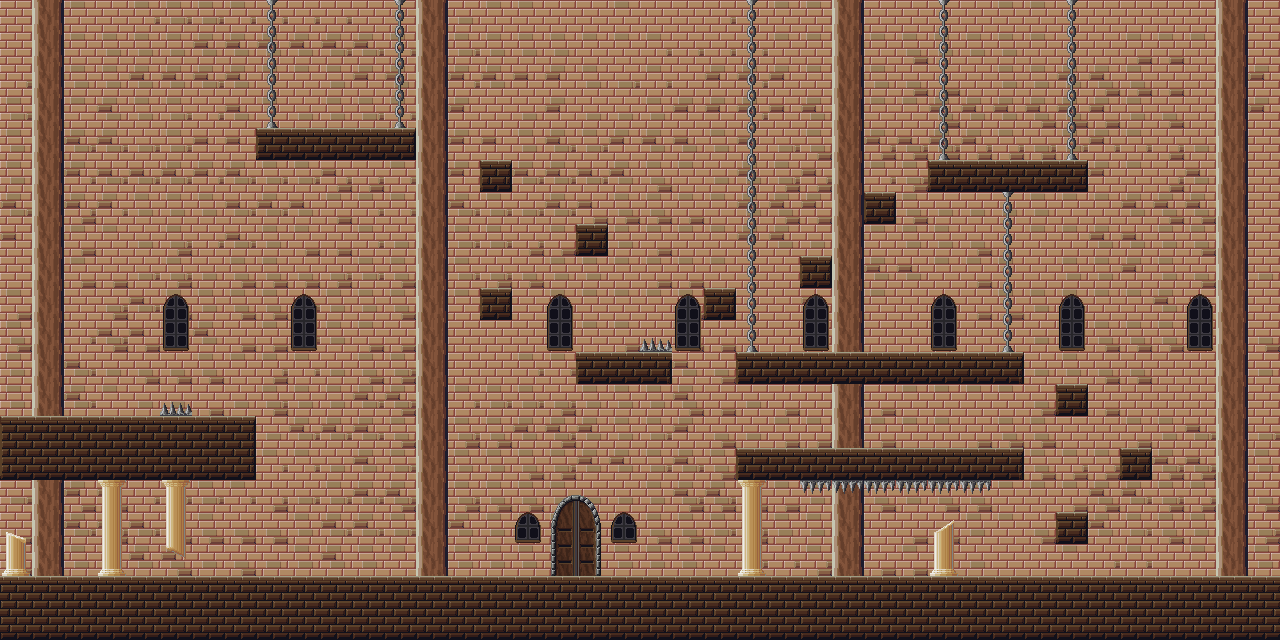

This game map was drawn from its Tiled (.tmx) file and the tilesets committed beside it. A one-line description and the trimmed map source follow:
An orthogonal 40x20 tile map with 32x32 px tiles, 12 tile layers (bg, Tile Layer 6, Tile Layer 7, Tile Layer 8, ...), 3 tilesets and 28 objects.

<map version="1.0" orientation="orthogonal" width="40" height="20" tilewidth="32" tileheight="32">
 <tileset firstgid="1" name="castle_tileset_part1_0" tilewidth="32" tileheight="32">
  <image source="castle_tileset_part1_0.png" width="512" height="1344" />
 </tileset>
 <tileset firstgid="673" name="castle_tileset_part2_0" tilewidth="32" tileheight="32">
  <image source="castle_tileset_part2_0.png" width="512" height="672" />
 </tileset>
 <tileset firstgid="1009" name="castle_tileset_part3_0" tilewidth="32" tileheight="32">
  <image source="castle_tileset_part3_0.png" width="512" height="384" />
 </tileset>
 <layer name="bg" width="40" height="20">
  <data>[800 cells, 800 non-empty, 1 distinct tile ids]</data>
 </layer>
 <layer name="Tile Layer 6" width="40" height="20">
  <data>[800 cells, 491 non-empty, 4 distinct tile ids]</data>
 </layer>
 <layer name="Tile Layer 7" width="40" height="20">
  <data>[800 cells, 161 non-empty, 1 distinct tile ids]</data>
 </layer>
 <layer name="Tile Layer 8" width="40" height="20">
  <data>[800 cells, 195 non-empty, 1 distinct tile ids]</data>
 </layer>
 <layer name="Tile Layer 9" width="40" height="20">
  <data>[800 cells, 195 non-empty, 1 distinct tile ids]</data>
 </layer>
 <layer name="Tile Layer 10" width="40" height="20">
  <data>[800 cells, 395 non-empty, 1 distinct tile ids]</data>
 </layer>
 <layer name="bg2" width="40" height="20">
  <data>[800 cells, 109 non-empty, 16 distinct tile ids]</data>
 </layer>
 <layer name="ground" width="40" height="20">
  <data>[800 cells, 136 non-empty, 1 distinct tile ids]</data>
 </layer>
 <layer name="bg3" width="40" height="20">
  <data>[800 cells, 136 non-empty, 9 distinct tile ids]</data>
 </layer>
 <layer name="Tile Layer 12" width="40" height="20">
  <data>[800 cells, 9 non-empty, 3 distinct tile ids]</data>
 </layer>
 <objectgroup name="coins" width="40" height="20">
  <object x="241" y="402" />
  <object x="16" y="399" />
  <object x="880" y="435" />
  <object x="1136" y="433" />
  <object x="1070" y="371" />
  <object x="592" y="338" />
  <object x="575" y="563" />
  <object x="971" y="141" />
  <object x="1041" y="142" />
  <object x="1007" y="142" />
  <object x="335" y="114" />
  <object x="591" y="208" />
 </objectgroup>
 <objectgroup name="bats" width="40" height="20">
  <object x="208" y="560" />
  <object x="334" y="561" />
 </objectgroup>
 <objectgroup name="spikes" width="40" height="20">
  <object x="800" y="480" width="32" height="32" />
  <object x="832" y="480" width="32" height="32" />
  <object x="864" y="480" width="32" height="32" />
  <object x="896" y="480" width="32" height="32" />
  <object x="928" y="480" width="32" height="32" />
  <object x="960" y="480" width="32" height="32" />
  <object x="640" y="352" width="32" />
  <object x="640" y="320" width="32" height="32" />
  <object x="160" y="384" width="32" height="32" />
 </objectgroup>
 <objectgroup name="hearts" width="40" height="20">
  <object x="148" y="559" />
  <object x="466" y="559" />
  <object x="106" y="401" />
  <object x="879" y="180" />
 </objectgroup>
 <layer name="Tile Layer 11" width="40" height="20">
  <data>[800 cells, 55 non-empty, 6 distinct tile ids]</data>
 </layer>
 <layer name="spikes" width="40" height="20">
  <data>[800 cells, 8 non-empty, 2 distinct tile ids]</data>
 </layer>
 <objectgroup name="doors" width="40" height="20">
  <object x="545" y="495" width="62" height="81">
   <properties>
    <property name="level" value="level1room2" />
   </properties>
  </object>
 </objectgroup>
</map>
